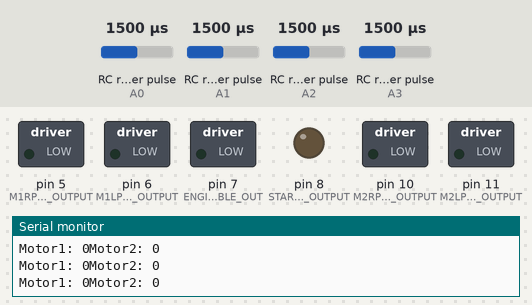
A program run on a simulated Arduino Uno, built with avr-gcc and run on an emulated ATmega328P. Shown: switched loads named in the program (green lamp = pin HIGH), output pins drawn as LEDs (lit = HIGH), the last lines printed to the serial monitor. Wiring (inferred from the names in the program): 4 × RC receiver channel: data A0 / data A1 / data A2 / data A3. Inputs (shaded band) come from the test bench; at power-on: RC receiver pulse (sensors on A0, A1, A2, A3) 1500 µs.

Above: at 1.2 s.
1.3 s: RC receiver pulse (sensor on A0) set to 1020 µs
At 2.4 s:
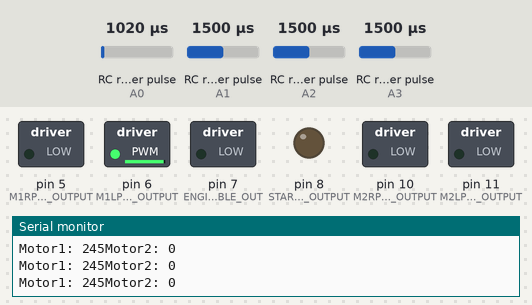
2.8 s: RC receiver pulse (sensor on A1) set to 1020 µs
At 3.5 s:
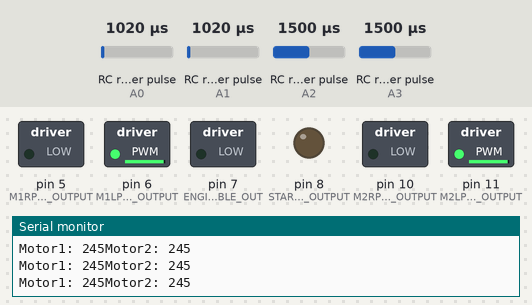
4.3 s: RC receiver pulse (sensor on A2) set to 1485 µs
At 4.7 s:
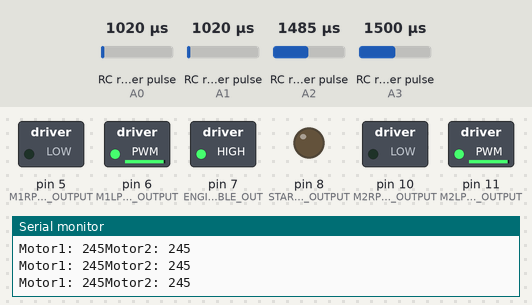
5.8 s: RC receiver pulse (sensor on A3) set to 1491 µs
At 7.0 s:
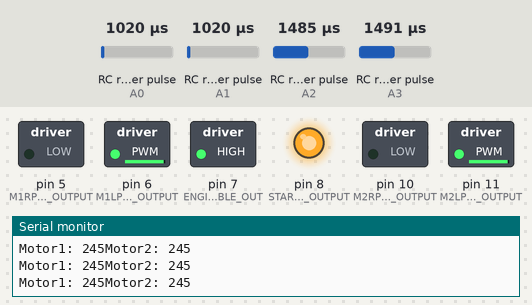
7.3 s: RC receiver pulse (sensor on A0) set to 1250 µs
At 8.1 s:
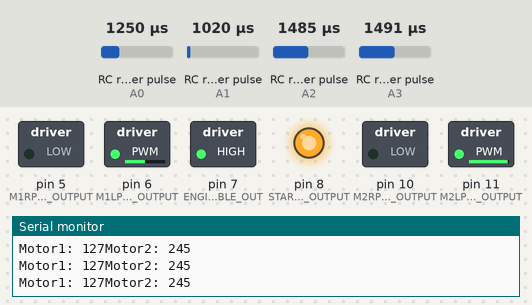
8.8 s: RC receiver pulse (sensor on A1) set to 1250 µs
At 9.3 s:
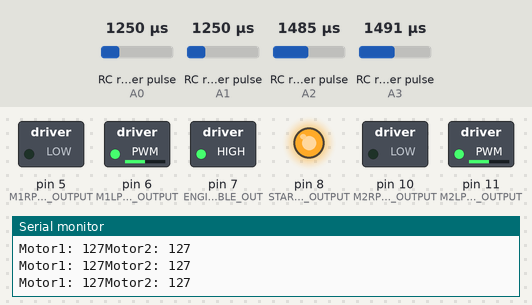
Timing chart, 0 to 11.3 s (numbered marks = the images above; inputs shaded):
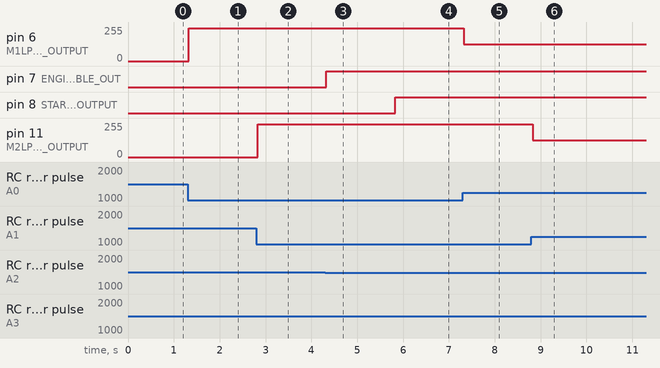

The program:

main.cpp
```cpp
#include <Arduino.h>
#include "../include/header.h"

//CH1 and CH2 are RC values (1000-2000) so we set them at 1500 to zero them out
volatile int ch1Value = 1500;
volatile int ch2Value = 1500;

volatile int ch3Value = 1500;
volatile int ch4Value = 1500;

const int deadband = 50;
const int centerSignal = 1500;

int ch1MinInputSignal = 1000;
int ch1MaxInputSignal = 1900;

int ch2MinInputSignal = 1000;
int ch2MaxInputSignal = 1900;

int rcMinSignal = 900;
int rcMaxSignal = 2100;

/**
 * Some sane values for startup
 *
 * @todo figure out calibration
 * **/

//PIN Configurations
const int M1RPWM_OUTPUT = 5; // Arduino PWM output pin 5; connect to IBT-2 pin 1 (RPWM)
const int M1LPWM_OUTPUT = 6; // Arduino PWM output pin 6; connect to IBT-2 pin 2 (LPWM)

const int M2RPWM_OUTPUT = 10;
const int M2LPWM_OUTPUT = 11;

const int CH1 = A0;
const int CH2 = A1;
const int CH3 = A2;
const int CH4 = A3;

const int ENGINE_ENABLE_OUT = 7;
const int STARTER_OUTPUT = 8;

int motor1Value;
int motor2Value;

void setup()
{
  Serial.begin(115200);

  pinMode(M1RPWM_OUTPUT, OUTPUT);
  pinMode(M1LPWM_OUTPUT, OUTPUT);

  pinMode(M2RPWM_OUTPUT, OUTPUT);
  pinMode(M2LPWM_OUTPUT, OUTPUT);

  pinMode(CH1, INPUT);
  pinMode(CH2, INPUT);
  pinMode(CH3, INPUT);
  pinMode(CH4, INPUT);

  pinMode(ENGINE_ENABLE_OUT, OUTPUT);
  pinMode(STARTER_OUTPUT, OUTPUT);

  digitalWrite(ENGINE_ENABLE_OUT, LOW);
  digitalWrite(STARTER_OUTPUT, LOW);

  Serial.println(F("Mihilica ready."));

  // calibrate();
}

void loop()
{

  ch1Value = readChannel(CH1, ch1MinInputSignal, ch1MaxInputSignal, centerSignal);
  ch2Value = readChannel(CH2, ch2MinInputSignal, ch2MaxInputSignal, centerSignal);
  ch3Value = readChannel(CH3, rcMinSignal, rcMaxSignal, centerSignal);
  ch4Value = readChannel(CH4, rcMinSignal, rcMaxSignal, centerSignal);

  // Serial.print("Ch1: ");
  // Serial.print(ch1Value);
  // Serial.print(" ");

  // Serial.print("Ch2: ");
  // Serial.print(ch2Value);
  // Serial.print(" ");

  // Serial.print("Ch3: ");
  // Serial.print(ch3Value);
  // Serial.print(" ");

  // Serial.print("Ch4: ");
  // Serial.print(ch4Value);
  // Serial.println(" ");

  if(ch3Value < centerSignal) {
      digitalWrite(ENGINE_ENABLE_OUT, HIGH);
  } else {
      digitalWrite(ENGINE_ENABLE_OUT, LOW);
  }

  if(ch4Value < centerSignal) {
    digitalWrite(STARTER_OUTPUT, HIGH);
  } else {
    digitalWrite(STARTER_OUTPUT, LOW);
  }

  /** Motor 1 **/

  if(isIdle(ch1Value)) {
      motor1Value = 0;
  } else {
  if (ch1Value > centerSignal)
    {
      motor1Value = map(ch1Value, centerSignal, ch1MaxInputSignal, 0, 255);

      // reverse rotation
      analogWrite(M1LPWM_OUTPUT, 0);
      analogWrite(M1RPWM_OUTPUT, motor1Value);
    }
    else
    {
      motor1Value = map(ch1Value, ch1MinInputSignal, centerSignal, 255, 0);

      // forward rotation
      analogWrite(M1RPWM_OUTPUT, 0);
      analogWrite(M1LPWM_OUTPUT, motor1Value);
    }
  }

  /** Motor 2 **/

  if(isIdle(ch2Value)) {
    motor2Value = 0;
  } else {
    if (ch2Value > centerSignal)
    {
      motor2Value = map(ch2Value, centerSignal, ch2MaxInputSignal, 0, 255);

      // reverse rotation
      analogWrite(M2LPWM_OUTPUT, 0);
      analogWrite(M2RPWM_OUTPUT, motor2Value);
    }
    else
    {
      motor2Value = map(ch2Value, ch2MinInputSignal, centerSignal, 255, 0);

      // forward rotation
      analogWrite(M2RPWM_OUTPUT, 0);
      analogWrite(M2LPWM_OUTPUT, motor2Value);
    }
  }

  Serial.print("Motor1: ");
  Serial.print(motor1Value);

  Serial.print("Motor2: ");
  Serial.println(motor2Value);
}


bool isIdle(int channelValue)
{
  return channelValue > (centerSignal - deadband) && channelValue < (centerSignal + deadband);
}

// Read the number of a given channel and convert to the range provided.
// If the channel is off, return the default value
int readChannel(int channelInput, int minLimit, int maxLimit, int defaultValue){
  int ch = pulseIn(channelInput, HIGH);

  //ch must be between ~1000-2000 for servo signals
  if (ch < 100) return defaultValue;

  return constrain(ch, minLimit, maxLimit);
}

// Read the channel and return a boolean value
bool readSwitch(byte channelInput, bool defaultValue){
  int intDefaultValue = (defaultValue) ? 100 : 0;

  int ch = readChannel(channelInput, 1000, 2000, intDefaultValue);

  return (ch > centerSignal);
}
```

calibration.c
```cpp
void calibrate() {
  // turn on LED to signal the start of the calibration period:
  // pinMode(13, OUTPUT);
  // digitalWrite(13, HIGH);

  // calibrate during the first five seconds
  while (millis() < 5000) {
    Serial.println(ch1Value);
    // record the maximum sensor value
    if(ch1Value > 800 && ch1Value < 2500) { //Sanity check
      if (ch1Value > ch1MaxInputSignal) {
      ch1MaxInputSignal = ch1Value;
      }

      // record the minimum sensor value
      if (ch1Value < ch1MinInputSignal) {
        ch1MinInputSignal = ch1Value;
      }
    }

    // record the maximum sensor value
    if (ch2Value > ch2MaxInputSignal) {
      ch2MaxInputSignal = ch2Value;
    }

    // record the minimum sensor value
    if (ch2Value < ch2MinInputSignal) {
      ch2MinInputSignal = ch2Value;
    }
  }

  Serial.print(F("Channel 1 min: "));
  Serial.println(ch1MinInputSignal);
  Serial.print(F("Channel 1 max: "));
  Serial.println(ch1MaxInputSignal);

  Serial.print(F("Channel 2 min: "));
  Serial.println(ch2MinInputSignal);
  Serial.print(F("Channel 2 max: "));
  Serial.println(ch2MaxInputSignal);

  // signal the end of the calibration period
  // digitalWrite(13, LOW);
}
```

header.h
```cpp
void calibrate();

bool isIdle(int);
void handleIdle();

int readChannel(int channelInput, int minLimit, int maxLimit, int defaultValue);
bool readSwitch(byte channelInput, bool defaultValue);
```

Measured:
- the behaviour switches between 1499 and 1498 µs on RC receiver pulse (sensor on A2) (found by bisection; images 2 and 3)
- the behaviour switches between 1499 and 1498 µs on RC receiver pulse (sensor on A3) (found by bisection; images 3 and 4)
- after the input at 1.3 s, pin 6 (M1LPWM_OUTPUT): 0/255 → 245/255 at once
- after the input at 2.8 s, pin 11 (M2LPWM_OUTPUT): 0/255 → 245/255 at once
- after the input at 4.3 s, pin 7 (ENGINE_ENABLE_OUT): LOW → HIGH at once
- after the input at 5.8 s, pin 8 (STARTER_OUTPUT): LOW → HIGH at once
- after the input at 7.3 s, pin 6 (M1LPWM_OUTPUT): 245/255 → 127/255 at once
- after the input at 8.8 s, pin 11 (M2LPWM_OUTPUT): 245/255 → 127/255 at once
